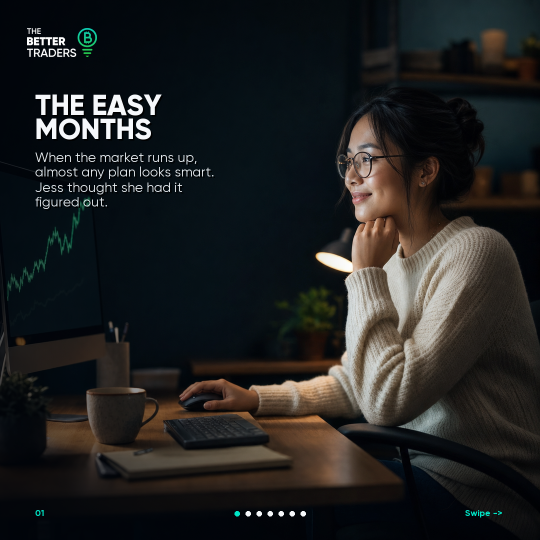
#> input picture better-traders/carousels/three-markets-one-account-2026-06/v02-square-regeneration-review-pack/tbt-three-markets-one-account-slide-01-v02-square-review.png, 1080 x 1080 px, given in place of The better traders 1_text white.png, which was not available (shown at 1/2 size)
$ python render_v02_tbt_locked_square_regen.py
#> lines starting #> are read from the running program, lines starting #| are printed output that depends on the picture; pictures that were not available may be replaced by others from this repository, and a replacement may not be noted
from PIL import Image, ImageDraw, ImageFont, ImageEnhance
from pathlib import Path
import json
from datetime import datetime

root = Path('/Users/bettybot/clawd/buffer-media-assets/better-traders/carousels/three-markets-one-account-2026-06')
out = root / 'v02-square-regeneration-review-pack'
out.mkdir(parents=True, exist_ok=True)

GILROY_XB = '/Users/bettybot/clawd/bear-market-playbook/fonts/gilroy/Gilroy-Extrabold.ttf'
GILROY_REG = '/Users/bettybot/clawd/bear-market-playbook/fonts/gilroy/Gilroy-Regular.ttf'
GILROY_BOLD = '/Users/bettybot/clawd/bear-market-playbook/fonts/gilroy/Gilroy-Bold.ttf'
WHITE = (246, 248, 251, 255)
BODY = (234, 239, 243, 255)
TEAL = (0, 230, 198, 255)
logo_src = Image.open('/Users/bettybot/clawd/TBT-logos/TBT Logo/White text/The better traders 1_text white.png').convert('RGBA')
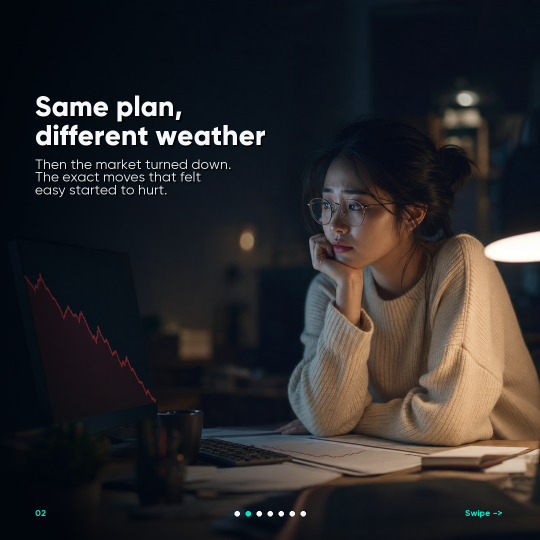
#> input picture better-traders/carousels/three-markets-one-account-2026-06/v02-square-regeneration-review-pack/tbt-three-markets-one-account-slide-02-v02-square-review.png, 1080 x 1080 px, given in place of openai_codex_gpt-image-2-medium_20260629_133230_655472d8.png, which was not available (shown at 1/2 size)
#> further down, im is the input picture: PIL image 1080x1080 RGB; mean R, G, B 42.1, 40.5, 41.7


def font(s, kind='xb'):
    return ImageFont.truetype({'xb': GILROY_XB, 'bold': GILROY_BOLD, 'reg': GILROY_REG}[kind], s)


def add_gradient(im):
    w, h = im.size
#> w = 1080; h = 1080
    ov = Image.new('RGBA', (w, h), (0, 0, 0, 0))
#> ov: PIL image 1080x1080 RGBA; every value is 0
    pix = ov.load()
    if pix is None:
        raise RuntimeError('Could not access overlay pixels')
    for y in range(h):
        for x in range(w):
            left = max(0, 1 - x / 710)
            top = max(0, 1 - y / 520)
            bottom = max(0, (y - 850) / 235)
            a = min(224, int(178 * left + 52 * top + 94 * bottom))
            pix[x, y] = (0, 4, 10, a)
    return Image.alpha_composite(im, ov)
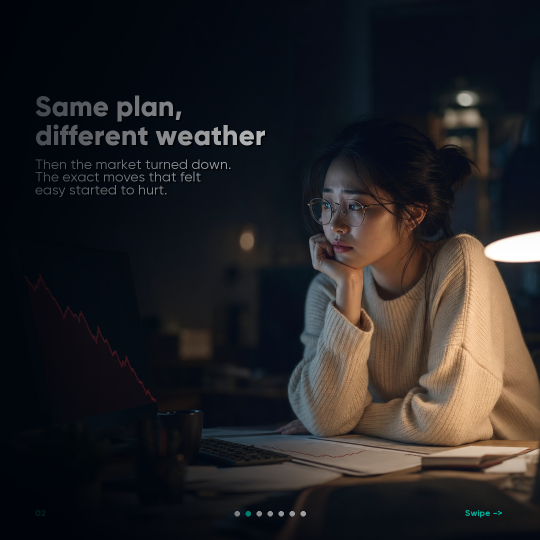
#> returned value: PIL image 1080x1080 RGBA (shown at 1/2 size); mean R, G, B, A 36.9, 35.2, 36.5, 255


def paste_logo(im):
    logo = logo_src.copy()
    tw = 140
    logo = logo.resize((tw, int(logo.height * tw / logo.width)), Image.Resampling.LANCZOS)
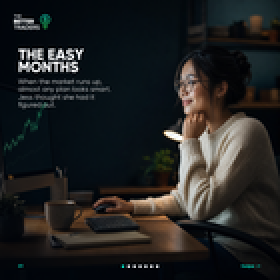
#> logo: PIL image 140x140 RGBA (shown 2 times larger); mean R, G, B, A 33, 33.7, 33.4, 255
    im.alpha_composite(logo, (54, 56))


def draw_wrapped(d, text, x, y, maxw, ft, fill, leading=5, shadow=True):
#> called with x = 70, y = 185, maxw = 640, fill = (246, 248, 251, 255), leading = 6, shadow = True
    lines = []
    for raw in text.split('\n'):
        words = raw.split()
        if not words:
            lines.append('')
            continue
        cur = ''
        for w in words:
            t = (cur + ' ' + w).strip()
            if d.textbbox((0, 0), t, font=ft)[2] <= maxw or not cur:
                cur = t
            else:
                lines.append(cur)
                cur = w
        if cur:
            lines.append(cur)
    for line in lines:
        if line:
            if shadow:
                d.text((x + 3, y + 3), line, font=ft, fill=(0, 0, 0, 175))
            d.text((x, y), line, font=ft, fill=fill)
            bb = d.textbbox((x, y), line, font=ft)
            y += bb[3] - bb[1] + leading
        else:
            y += int(ft.size * 0.55)
    return y


def nav(d, n):
    y = 1018
    d.text((70, y), f'{n:02d}', font=font(18, 'bold'), fill=TEAL)
    cx = 540
    cy = y + 9
    r = 5
    sp = 22
    for i in range(7):
        col = TEAL if i == n - 1 else WHITE
        x = cx + (i - 3) * sp
        d.ellipse((x - r, cy - r, x + r, cy + r), fill=col)
    if n != 7:
        d.text((930, y), 'Swipe ->', font=font(18, 'bold'), fill=TEAL)


bases = {
    1: Path('/Users/bettybot/.hermes/cache/images/openai_codex_gpt-image-2-medium_20260629_133230_655472d8.png'),
    2: Path('/Users/bettybot/.hermes/cache/images/openai_codex_gpt-image-2-medium_20260629_133544_b43b6486.png'),
    3: Path('/Users/bettybot/.hermes/cache/images/openai_codex_gpt-image-2-medium_20260629_133858_b4c759cc.png'),
    4: Path('/Users/bettybot/.hermes/cache/images/openai_codex_gpt-image-2-medium_20260629_134234_365fbbc5.png'),
    5: Path('/Users/bettybot/.hermes/cache/images/openai_codex_gpt-image-2-medium_20260629_134553_bb764697.png'),
    6: Path('/Users/bettybot/.hermes/cache/images/openai_codex_gpt-image-2-medium_20260629_134932_e81fb0a4.png'),
    7: Path('/Users/bettybot/.hermes/cache/images/openai_codex_gpt-image-2-medium_20260629_150729_999c1968.png'),
}

cfg = {
    1: ('THE EASY\nMONTHS', 'When the market runs up,\nalmost any plan looks smart.\nJess thought she had it\nfigured out.', 70, 185, 58, 27, 640),
    2: ('Same plan,\ndifferent weather', 'Then the market turned down.\nThe exact moves that felt\neasy started to hurt.', 70, 188, 56, 28, 660),
    3: ('The chop', 'A sideways market does not\ncrash or climb. It just\ngrinds, and it punishes\nimpatience.', 70, 192, 61, 28, 650),
    4: ('Three moods', 'Up, down, and sideways.\nThe market is always in\none of them, and it does\nnot ask permission.', 70, 188, 60, 28, 650),
    5: ('One plan\nproblem', 'Most people learn one way\nto trade, then run it in\nevery condition and wonder\nwhy it breaks.', 70, 190, 58, 27, 660),
    6: ('Right tool,\nright weather', 'Different conditions ask\nfor different tools.\nKnowing which one fits is\nthe actual skill.', 70, 188, 57, 28, 660),
    7: ('The Better\nTraders', 'Our courses teach you\nhow to read the conditions\nand trade with a plan in\nany market.', 70, 178, 59, 28, 660),
}

exports = []
for n, (title, body, x, y, ts, bs, maxw) in cfg.items():
    im = Image.open(bases[n]).convert('RGB').resize((1080, 1080), Image.Resampling.LANCZOS)
    im = ImageEnhance.Brightness(im).enhance(1.05).convert('RGBA')
    im = add_gradient(im)
    if n in (1, 7):
        paste_logo(im)
    d = ImageDraw.Draw(im)
    yy = draw_wrapped(d, title, x, y, maxw, font(ts, 'xb'), WHITE, leading=6)
#> yy = 285
    yy += 22
#> yy = 307
    draw_wrapped(d, body, x, yy, maxw, font(bs, 'reg'), BODY, leading=5)
#> the loop in draw_wrapped (call 2), `for line in lines:` made 4 passes
#> (bb, y) on passes 1 to 4: ((70, 312, 424, 339), 339), ((70, 344, 461, 371), 371), ((68, 376, 380, 403), 403), ((70, 408, 227, 435), 435)
    nav(d, n)
    if n == 7:
        d.text((70, 1052), 'Educational content only. Not financial advice.', font=font(12, 'reg'), fill=(210, 220, 225, 230))
    dest = out / f'tbt-three-markets-one-account-slide-{n:02d}-v02-square-review.png'
    im.convert('RGB').save(dest, quality=95)
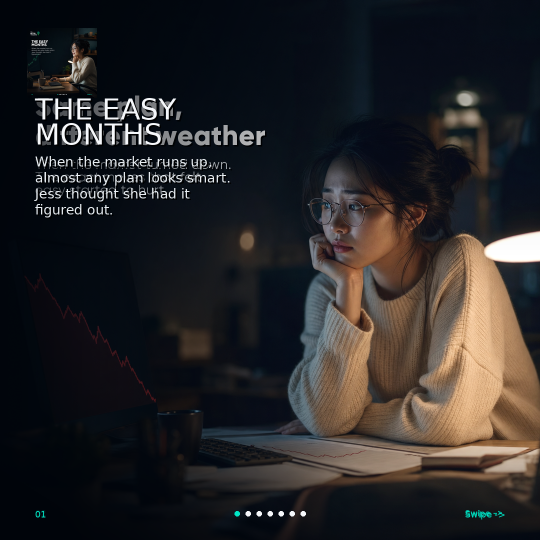
#> saved as tbt-three-markets-one-account-slide-01-v02-square-review.png: PIL image 1080x1080 RGB (shown at 1/2 size); mean R, G, B 39.7, 37.9, 39
#> (the run stopped early here; a loop or call above may not have finished)
